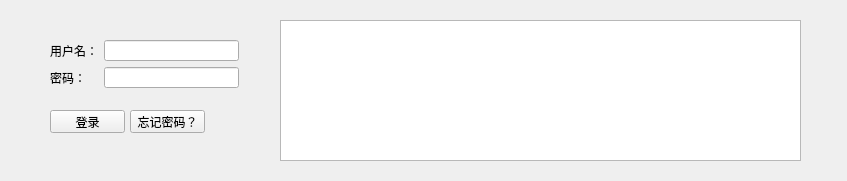
<?xml version="1.0" encoding="UTF-8"?>
<ui version="4.0">
 <class>main_window</class>
 <widget class="QWidget" name="main_window">
  <property name="geometry">
   <rect>
    <x>0</x>
    <y>0</y>
    <width>847</width>
    <height>181</height>
   </rect>
  </property>
  <property name="minimumSize">
   <size>
    <width>94</width>
    <height>0</height>
   </size>
  </property>
  <property name="windowTitle">
   <string>FeiQQ</string>
  </property>
  <widget class="QWidget" name="formLayoutWidget">
   <property name="geometry">
    <rect>
     <x>50</x>
     <y>40</y>
     <width>189</width>
     <height>48</height>
    </rect>
   </property>
   <layout class="QFormLayout" name="formLayout">
    <item row="0" column="0">
     <widget class="QLabel" name="Label">
      <property name="text">
       <string>用户名：</string>
      </property>
     </widget>
    </item>
    <item row="0" column="1">
     <widget class="QLineEdit" name="LineEdit"/>
    </item>
    <item row="1" column="0">
     <widget class="QLabel" name="Label_2">
      <property name="text">
       <string>密码：</string>
      </property>
     </widget>
    </item>
    <item row="1" column="1">
     <widget class="QLineEdit" name="LineEdit_2"/>
    </item>
   </layout>
  </widget>
  <widget class="QPushButton" name="pushButton_2">
   <property name="geometry">
    <rect>
     <x>130</x>
     <y>110</y>
     <width>75</width>
     <height>23</height>
    </rect>
   </property>
   <property name="text">
    <string>忘记密码？</string>
   </property>
  </widget>
  <widget class="QPushButton" name="pushButton">
   <property name="geometry">
    <rect>
     <x>50</x>
     <y>110</y>
     <width>75</width>
     <height>23</height>
    </rect>
   </property>
   <property name="text">
    <string>登录</string>
   </property>
  </widget>
  <widget class="QTextBrowser" name="textBrowser">
   <property name="geometry">
    <rect>
     <x>280</x>
     <y>20</y>
     <width>521</width>
     <height>141</height>
    </rect>
   </property>
  </widget>
 </widget>
 <resources/>
 <connections/>
</ui>
